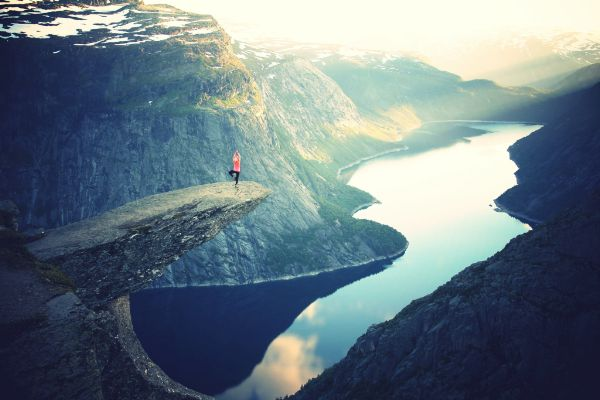
#> input picture Core-Operations/img/1.jpg, 600 x 400 px, given in place of 1.jpeg, which was not available
$ python 2-Image-Thresholding.py
#> lines starting #> are read from the running program, lines starting #| are printed output that depends on the picture; after the words box and inside, x2 and y2 are one past the last pixel; in counts of white or black regions, pixels touching at a corner belong together; pictures that were not available may be replaced by others from this repository, and a replacement may not be noted
import cv2
from matplotlib import pyplot as plt

img = cv2.imread('img/1.jpeg')
#> img is the input picture: shape (400, 600, 3); mean B, G, R 131.3, 122.1, 106

img = cv2.cvtColor(img, cv2.COLOR_BGR2GRAY)
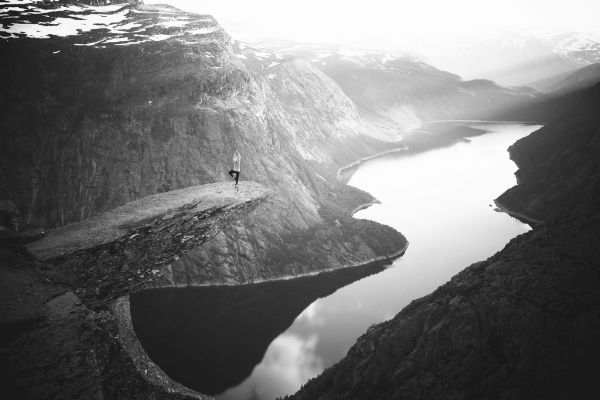
#> img: shape (400, 600); min 12, max 255, mean 118.4

ret, thresh1 = cv2.threshold(img, 127, 255, cv2.THRESH_BINARY)
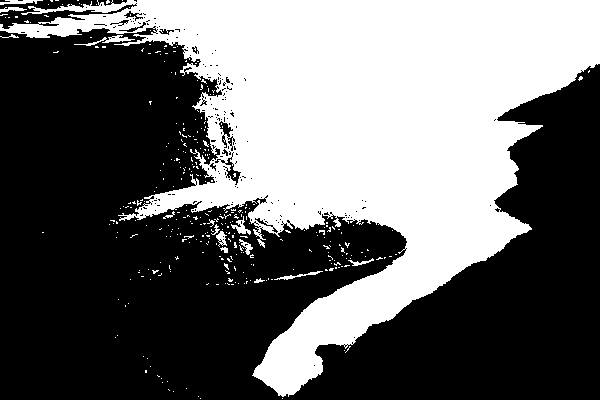
#> thresh1: shape (400, 600); 40.9% white; 331 white regions (316 under 20 px), largest, box (x1, y1, x2, y2) and area: (0, 0, 600, 397) 96058, (74, 35, 135, 46) 178, (231, 216, 251, 235) 134
ret, thresh2 = cv2.threshold(img, 127, 255, cv2.THRESH_BINARY_INV)
ret, thresh3 = cv2.threshold(img, 127, 255, cv2.THRESH_TRUNC)
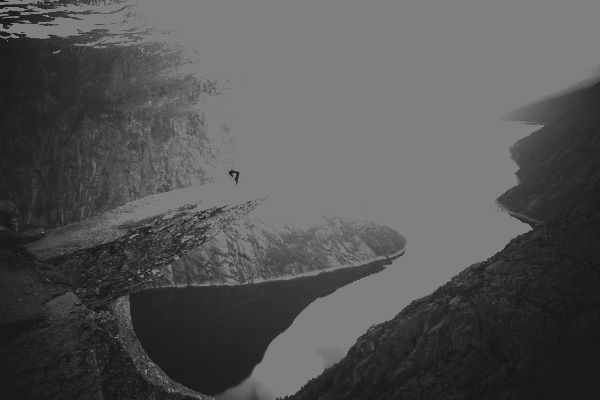
#> thresh3: shape (400, 600); min 12, max 127, mean 84.4
ret, thresh4 = cv2.threshold(img, 127, 255, cv2.THRESH_TOZERO)
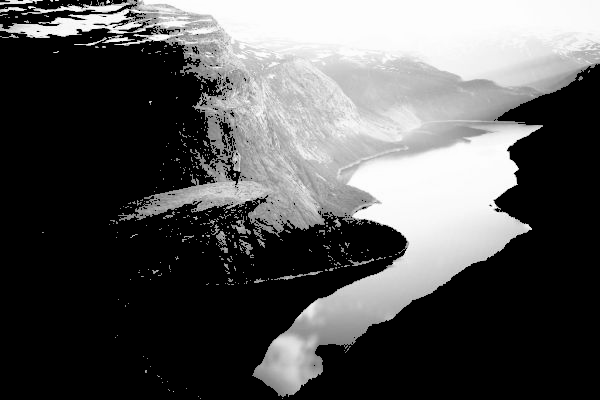
#> thresh4: shape (400, 600); min 0, max 255, mean 85.9
ret, thresh5 = cv2.threshold(img, 127, 255, cv2.THRESH_TOZERO_INV)
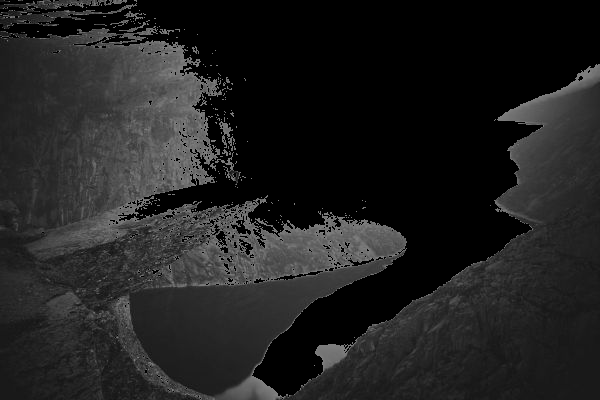
#> thresh5: shape (400, 600); min 0, max 127, mean 32.5

titles = ['Original Image','BINARY','BINARY_INV','TRUNC','TOZERO','TOZERO_INV']
images = [img, thresh1, thresh2, thresh3, thresh4, thresh5]

for i in xrange(6):
    plt.subplot(2, 3, i+1), plt.imshow(images[i], 'gray')
    plt.title(titles[i])
    plt.xticks([]), plt.yticks([])

plt.show()

cv2.waitKey(0)
cv2.destroyAllWindows()

$ run again, with Core-Operations/img/2.jpg copied over Core-Operations/img/1.jpg
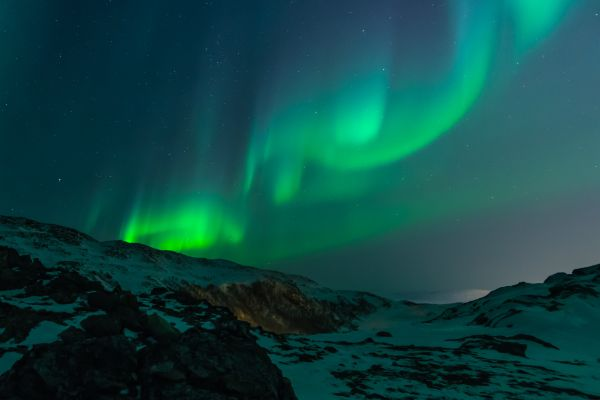
#> input picture Core-Operations/img/2.jpg, 600 x 400 px, given in place of 1.jpeg, which was not available
#> img is the input picture: shape (400, 600, 3); mean B, G, R 69.3, 72, 15.4
#> `img = cv2.cvtColor(img, cv2.COLOR_BGR2GRAY)`:
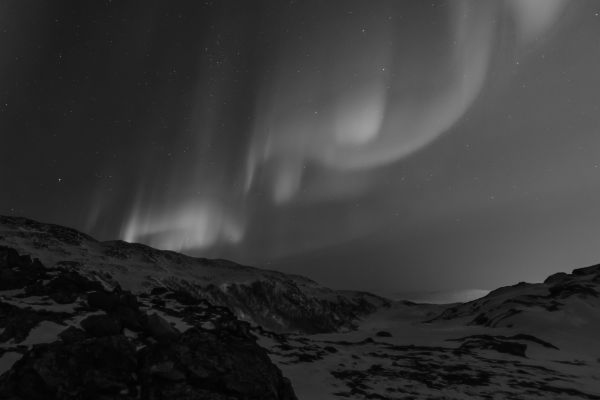
#> img: shape (400, 600); min 0, max 157, mean 54.8
#> `ret, thresh1 = cv2.threshold(img, 127, 255, cv2.THRESH_BINARY)`:
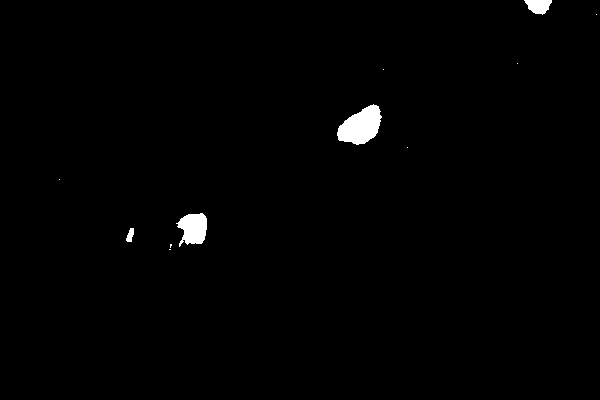
#> thresh1: shape (400, 600); 0.95% white; 11 white regions (7 under 20 px), largest, box (x1, y1, x2, y2) and area: (337, 104, 382, 145) 1178, (176, 213, 207, 247) 728, (524, 0, 552, 15) 289, (126, 228, 134, 242) 75

$ run again, with Core-Operations/img/roi.jpg copied over Core-Operations/img/1.jpg
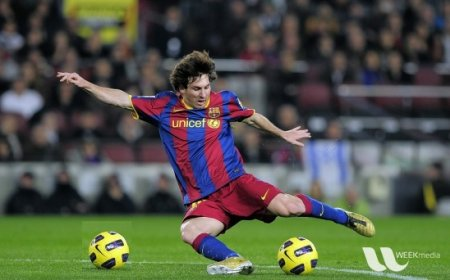
#> input picture Core-Operations/img/roi.jpg, 450 x 280 px, given in place of 1.jpeg, which was not available
#> img is the input picture: shape (280, 450, 3); mean B, G, R 72.3, 85.8, 82.3
#> img: shape (280, 450)
#> `ret, thresh1 = cv2.threshold(img, 127, 255, cv2.THRESH_BINARY)`:
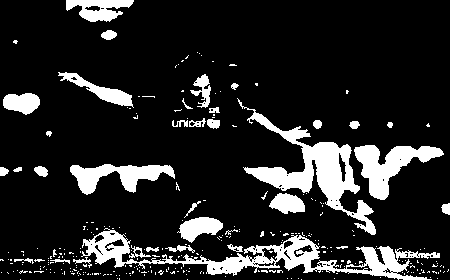
#> thresh1: shape (280, 450); 14.9% white; 294 white regions (258 under 20 px), largest, box (x1, y1, x2, y2) and area: (81, 228, 440, 280) 4752, (237, 98, 376, 235) 4244, (354, 145, 444, 200) 2073
#> `ret, thresh5 = cv2.threshold(img, 127, 255, cv2.THRESH_TOZERO_INV)`:
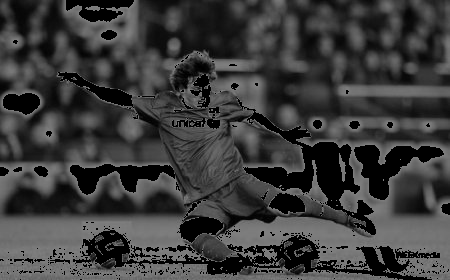
#> thresh5: shape (280, 450); min 0, max 127, mean 59.5
